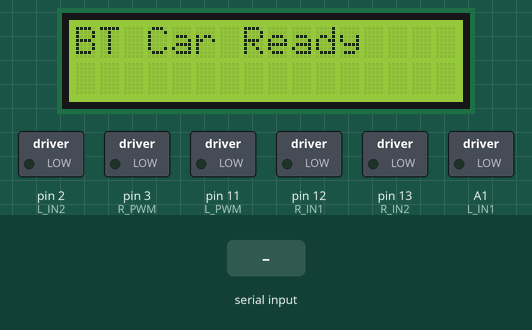
This sketch was run on a simulated Arduino Uno, built with avr-gcc and run on an emulated ATmega328P. Parts: 16×2 character LCD, switched loads named in the sketch (green lamp = pin HIGH). The inputs (shaded band) are chosen by the test bench.

Above: at 1.2 s.
1.3 s: "F" received over Serial
At 2.0 s:
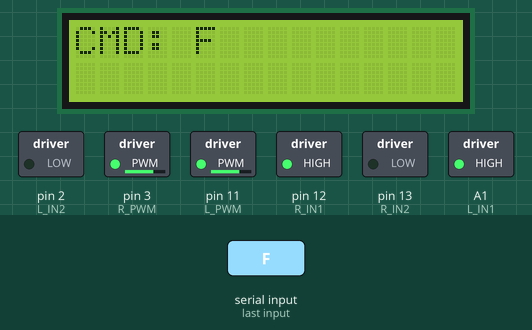
2.8 s: "B" received over Serial
At 3.1 s:
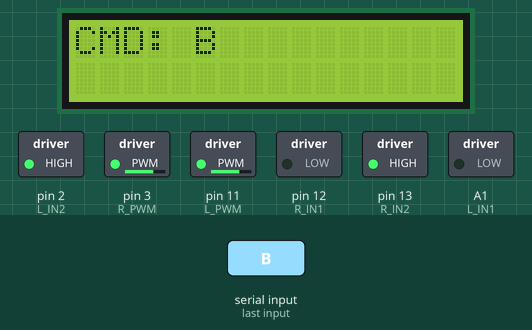
4.3 s: "L" received over Serial
At 5.4 s:
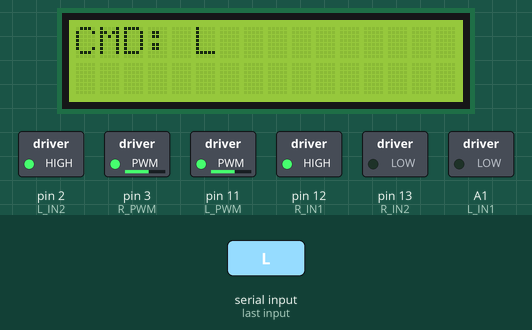
5.8 s: "R" received over Serial
At 6.6 s:
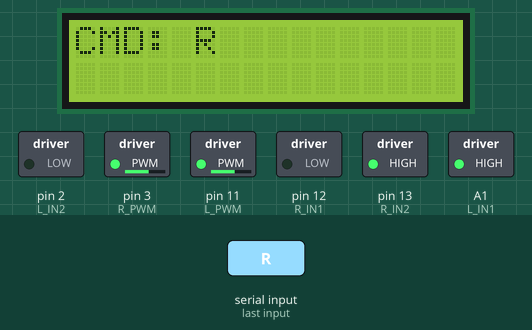
7.3 s: "S" received over Serial
At 7.7 s:
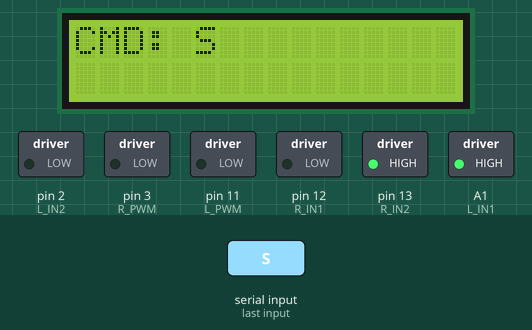
Timing chart, 0 to 9.8 s (numbered marks = the images above; inputs shaded):
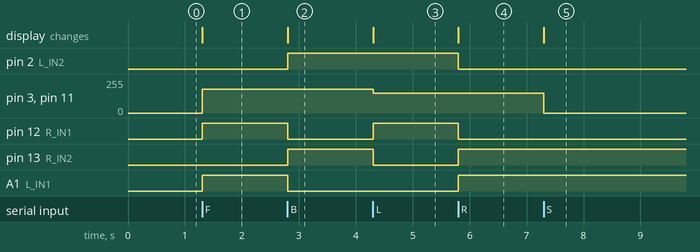

The sketch:

task4.ino
```cpp
#include <LiquidCrystal.h>

// ===================== LCD =====================
LiquidCrystal lcd(8, 9, 4, 5, 6, 7);

// ===================== Motor Pins =====================
#define L_PWM   11
#define R_PWM   3
#define L_IN1   A1
#define L_IN2   2
#define R_IN1   12
#define R_IN2   13

void setup() {
    // LCD
    lcd.begin(16, 2);
    lcd.print("BT Car Ready");

    // Motors
    pinMode(L_PWM, OUTPUT);
    pinMode(R_PWM, OUTPUT);
    pinMode(L_IN1, OUTPUT);
    pinMode(L_IN2, OUTPUT);
    pinMode(R_IN1, OUTPUT);
    pinMode(R_IN2, OUTPUT);

    // HC-05 Serial
    Serial.begin(9600);
}

// ===================== Motor Control =====================
void forward() {
    digitalWrite(L_IN1, HIGH);
    digitalWrite(L_IN2, LOW);
    digitalWrite(R_IN1, HIGH);
    digitalWrite(R_IN2, LOW);
    analogWrite(L_PWM, 180);
    analogWrite(R_PWM, 180);
}

void backward() {
    digitalWrite(L_IN1, LOW);
    digitalWrite(L_IN2, HIGH);
    digitalWrite(R_IN1, LOW);
    digitalWrite(R_IN2, HIGH);
    analogWrite(L_PWM, 180);
    analogWrite(R_PWM, 180);
}

void left() {
    digitalWrite(L_IN1, LOW);
    digitalWrite(L_IN2, HIGH);
    digitalWrite(R_IN1, HIGH);
    digitalWrite(R_IN2, LOW);
    analogWrite(L_PWM, 150);
    analogWrite(R_PWM, 150);
}

void right() {
    digitalWrite(L_IN1, HIGH);
    digitalWrite(L_IN2, LOW);
    digitalWrite(R_IN1, LOW);
    digitalWrite(R_IN2, HIGH);
    analogWrite(L_PWM, 150);
    analogWrite(R_PWM, 150);
}

void stopCar() {
    analogWrite(L_PWM, 0);
    analogWrite(R_PWM, 0);
}

void loop() {
    if (Serial.available()) {
        char cmd = Serial.read();

        lcd.clear();
        lcd.print("CMD: ");
        lcd.print(cmd);

        switch (cmd) {
            case 'F': forward(); break;
            case 'B': backward(); break;
            case 'L': left(); break;
            case 'R': right(); break;
            case 'S': stopCar(); break;
        }
    }
}
```

Measured:
- after the input at 1.3 s, pin 3 (R_PWM), pin 11 (L_PWM): 0/255 → 180/255 at once; pin 12 (R_IN1), A1 (L_IN1): LOW → HIGH at once; the display: changes at once (image 1)
- after the input at 2.8 s, pin 2 (L_IN2), pin 13 (R_IN2): LOW → HIGH at once; pin 12 (R_IN1), A1 (L_IN1): HIGH → LOW at once; the display: changes at once (image 2)
- after the input at 4.3 s, pin 3 (R_PWM), pin 11 (L_PWM): 180/255 → 150/255 at once; pin 12 (R_IN1): LOW → HIGH at once; pin 13 (R_IN2): HIGH → LOW at once; the display: changes at once (image 3)
- after the input at 5.8 s, pin 2 (L_IN2), pin 12 (R_IN1): HIGH → LOW at once; pin 13 (R_IN2), A1 (L_IN1): LOW → HIGH at once; the display: changes at once (image 4)
- after the input at 7.3 s, pin 3 (R_PWM), pin 11 (L_PWM): 150/255 → 0/255 at once; the display: changes at once (image 5)
